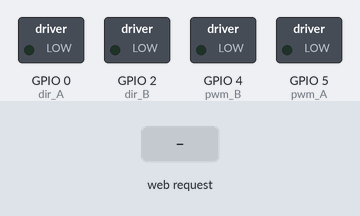
A sketch run on a simulated ESP8266 (NodeMCU). Parts: switched loads named in the sketch (green lamp = pin HIGH). The test bench sets the inputs (shaded band).

Above: at 1.2 s.
1.3 s: HTTP request GET /move?dir=F received
At 2.5 s:
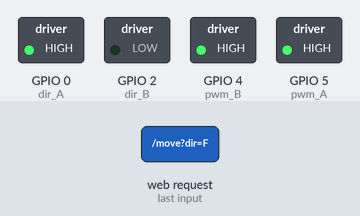
2.8 s: HTTP request GET /move?dir=B received
At 3.8 s:
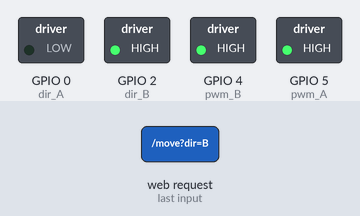
4.3 s: HTTP request GET /move?dir=S received
At 4.9 s:
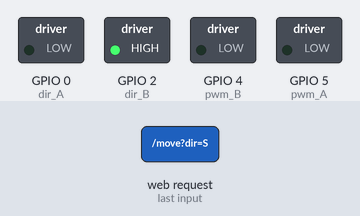
5.8 s: HTTP request GET /move?dir=L received
At 6.1 s:
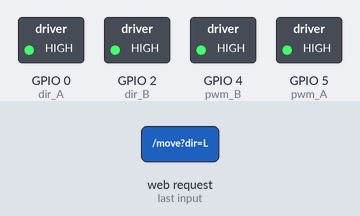
7.3 s: HTTP request GET /move?dir=S received
At 8.4 s:
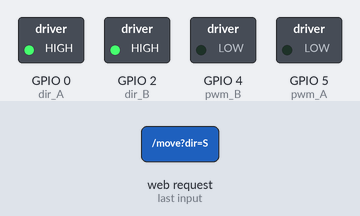
Timing chart, 0 to 9.8 s (numbered marks = the images above; inputs shaded):
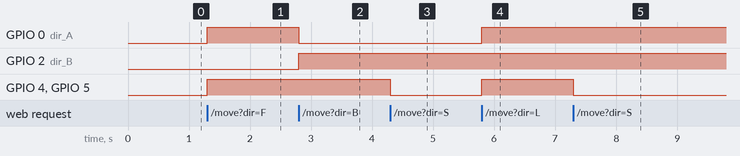

The sketch:

Sumo-Wifi.ino
```cpp
#include <ESP8266WiFi.h>
#include <ESP8266WebServer.h>

const char *ssid = "SUMO-IOT";
const char *password = "SUMO-IOT";

IPAddress ip(192, 168, 4, 1);
IPAddress netmask(255, 255, 255, 0);
const int port = 8080; // Port
ESP8266WebServer server(port);

static const uint8_t pwm_A = 5 ;
static const uint8_t pwm_B = 4;
static const uint8_t dir_A = 0;
static const uint8_t dir_B = 2;

// Motor speed = [0-1024]
int motor_speed = 1024;

void setup() {
  WiFi.mode(WIFI_AP);
  WiFi.softAPConfig(ip, ip, netmask);
  WiFi.softAP(ssid, password);

  pinMode(pwm_A, OUTPUT); // PMW A
  pinMode(pwm_B, OUTPUT); // PMW B
  pinMode(dir_A, OUTPUT); // DIR A
  pinMode(dir_B, OUTPUT); // DIR B

  server.on("/move", HTTP_GET, handleMoveRequest);
  server.on("/action", HTTP_GET, handleActionRequest);
  server.onNotFound(handleNotFound);
  server.begin();
}

void loop() {
  server.handleClient();
}

void handleMoveRequest() {
  if (!server.hasArg("dir")) {
    server.send(404, "text / plain", "Move: undefined");
    return;
  }
  String direction = server.arg("dir");
  if (direction.equals("F")) {
    forward();
    server.send(200, "text / plain", "Move: forward");
  }
  else if (direction.equals("B")) {
    backward();
    server.send(200, "text / plain", "Move: backward");
  }
  else  if (direction.equals("S")) {
    stop_motors();
    server.send(200, "text / plain", "Move: stop");
  }
  else  if (direction.equals("L")) {
    turn_left();
    server.send(200, "text / plain", "Turn: Left");
  }
  else  if (direction.equals("R")) {
    turn_right();
    server.send(200, "text / plain", "Turn: Right");
  }
  else {
    server.send(404, "text / plain", "Move: undefined");
  }
}


void handleActionRequest() {
  if (!server.hasArg("type")) {
    server.send(404, "text / plain", "Action: undefined");
    return;
  }
  String type = server.arg("type");
  if (type.equals("1")) {
    // TODO : Action 1
    server.send(200, "text / plain", "Action 1");
  }
  else if (type.equals("2")) {
    // TODO : Action 2
    server.send(200, "text / plain", "Action 2");
  }
  else if (type.equals("3")) {
    // TODO : Action 3
    server.send(200, "text / plain", "Action 3");
  }
  else if (type.equals("4")) {
    // TODO : Action 4
    server.send(200, "text / plain", "Action 4");
  }
  else if (type.equals("5")) {
    // TODO : Action 5
    server.send(200, "text / plain", "Action 5");
  }
  else if (type.equals("6")) {
    // TODO : Action 6
    server.send(200, "text / plain", "Action 6");
  }
  else if (type.equals("7")) {
    // TODO : Action 7
    server.send(200, "text / plain", "Action 7");
  }
  else if (type.equals("8")) {
    // TODO : Action 8
    server.send(200, "text / plain", "Action 8");
  }
  else {
    server.send(404, "text / plain", "Action: undefined");
  }
}

void handleNotFound() {
  server.send(404, "text / plain", "404: Not found");
}


void stop_motors() {
  analogWrite(pwm_A, 0);
  analogWrite(pwm_B, 0);
}

void backward() {
  analogWrite(pwm_A, motor_speed);
  analogWrite(pwm_B, motor_speed);
  digitalWrite(dir_A, LOW);
  digitalWrite(dir_B, HIGH);
}

void forward() {
  analogWrite(pwm_A, motor_speed);
  analogWrite(pwm_B, motor_speed);
  digitalWrite(dir_A, HIGH);
  digitalWrite(dir_B, LOW);
}

void turn_left() {
  analogWrite(pwm_A, motor_speed);
  analogWrite(pwm_B, motor_speed);
  digitalWrite(dir_A, HIGH);
  digitalWrite(dir_B, HIGH);
}

void turn_right() {
  analogWrite(pwm_A, motor_speed);
  analogWrite(pwm_B, motor_speed);
  digitalWrite(dir_A, LOW);
  digitalWrite(dir_B, LOW);
}
```

Measured:
- after the input at 1.3 s, GPIO 0 (dir_A), GPIO 4 (pwm_B), GPIO 5 (pwm_A): LOW → HIGH at once
- after the input at 2.8 s, GPIO 0 (dir_A): HIGH → LOW at once; GPIO 2 (dir_B): LOW → HIGH at once
- after the input at 4.3 s, GPIO 4 (pwm_B), GPIO 5 (pwm_A): HIGH → LOW at once
- after the input at 5.8 s, GPIO 0 (dir_A), GPIO 4 (pwm_B), GPIO 5 (pwm_A): LOW → HIGH at once
- after the input at 7.3 s, GPIO 4 (pwm_B), GPIO 5 (pwm_A): HIGH → LOW at once
